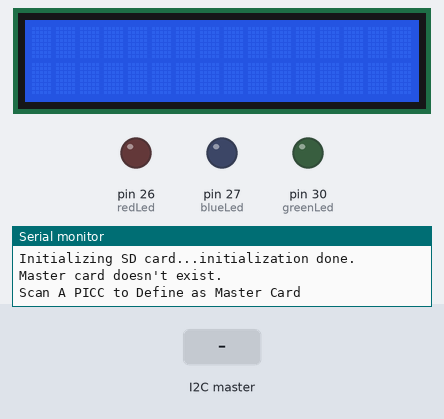
The sketch below on a simulated Arduino Mega 2560, built with avr-gcc and run on an emulated ATmega2560. On the bench: 16×2 character LCD, output pins drawn as LEDs (lit = HIGH), the last lines printed to the serial monitor. The test bench sets the inputs (shaded band). Storage starts empty.

Above: at 2.1 s.
2.5 s: the I2C master sends the byte 1
At 4.3 s:
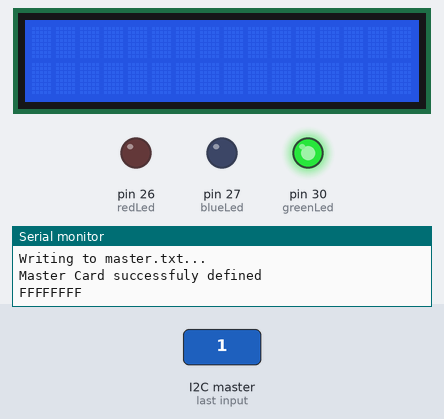
7.6 s: the I2C master sends the byte 90
At 8.6 s:
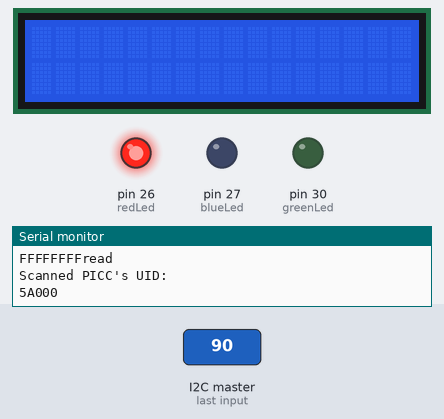
10.6 s: the I2C master sends the byte 2
At 13.6 s:
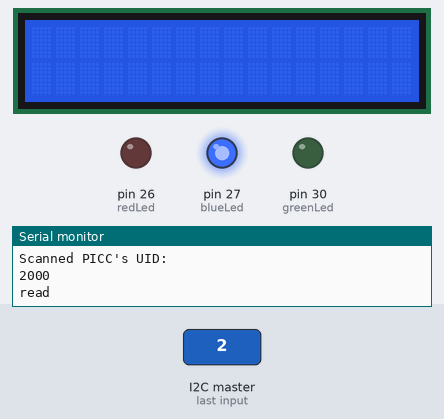
Timing chart, 0 to 14.6 s (numbered marks = the images above; inputs shaded):
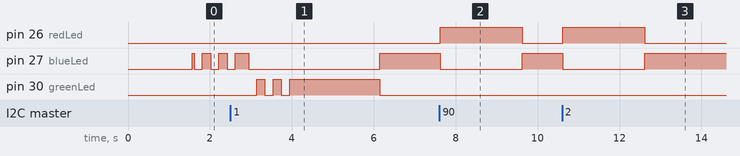

Measured:
- after the input at 2.5 s, pin 30 (greenLed): goes HIGH 0.20 s, LOW 0.20 s, HIGH 0.20 s, LOW 0.20 s, HIGH 2.2 s, then LOW, starting after 0.64 s
- after the input at 7.6 s, pin 26 (redLed): LOW → HIGH at once, → LOW 2.0 s later; pin 27 (blueLed): HIGH → LOW at once, → HIGH 2.0 s later
- after the input at 10.6 s, pin 26 (redLed): LOW → HIGH at once, → LOW 2.0 s later; pin 27 (blueLed): HIGH → LOW at once, → HIGH 2.0 s later

The sketch:

door_mainboard.ino
```cpp
#include <SPI.h>        // RC522 Module uses SPI protocol
#include <SD.h>         // We are going to read and write PICC's UIDs from/to SD
#include <LiquidCrystal_I2C.h>
#include <Wire.h>

File myFile;
byte readCard[4];    // Stores scanned ID read from RFID Module
byte masterCard[4];   // Stores master card's ID
char dir[] = "PICCS/";
char masdir[] = "master.txt";
LiquidCrystal_I2C lcd(0x27, 2, 1, 0, 4, 5, 6, 7, 3, POSITIVE);  // 設定 LCD I2C 位址

File masterfile;
int successRead;
void setup() {
  Serial.begin(9600);
  successRead = 0;
  lcd.begin(16, 2);
  // 閃爍三次
  for(int i = 0; i < 3; i++) {
    lcd.backlight(); // 開啟背光
    delay(250);
    lcd.noBacklight(); // 關閉背光
    delay(250);
  }
  ledsetup();
  Wire.begin(8);
  Wire.onReceive(receiveEvent);
  Serial.print("Initializing SD card...");
  lcd.backlight();
  lcd.clear();
  lcd.setCursor(0, 0);
  if (!SD.begin(53)) {
    Serial.println("initialization failed!");
    lcd.print("error");
    redSolid();
    return;
  }
  Serial.println("initialization done.");

  readMaster();
}

void loop() {
  int stat = checkID();
  if(stat==1){
    redSolid();
  }
  else if(stat==0){
    greenSolid();
  }

  if(successRead){
    Serial.println("read");
    successRead=0;
  }
  else{
    for(int i =0; i<4;i++){
      readCard[i] = 0;
    }
    blueSolid();
  }

}

void readMaster(){
  if (SD.exists(masdir)) {
    Serial.println("Master card exists.");
    Serial.print(F("Master Card's UID: "));      // Since we have it print to serial
    masterfile = SD.open(masdir);  // Open file
    for (int i = 0; i < 4; i++) {             // Loop 4 times to get 4 bytes
      readCard[i] = masterfile.read();
      Serial.print(readCard[i],HEX);         // Actual serial printing of each byte
      masterCard[i] = readCard[i];            // Prepare bytes for future comparing
    }
    Serial.println("");
    masterfile.close();
  } else {
    Serial.println("Master card doesn't exist.");
    Serial.println(F("Scan A PICC to Define as Master Card"));
    do {
      blueBlink(); // Visualize Master Card need to be defined
    }
    while (!successRead); //the program will not go further while you not get a successful read
    delay(100);
    Serial.println("Creating Master card");
    masterfile = SD.open(masdir,FILE_WRITE);
    if(masterfile){
      Serial.println("Writing to master.txt...");
      masterfile.write(readCard, 4);
      for (int i = 0; i < 4; i++) {             // Loop 4 times to get 4 bytes
        readCard[i] = masterfile.read();
        masterCard[i] = readCard[i];            // Prepare bytes for future comparing
      }
      // close the file:
      masterfile.close();
      Serial.println(F("Master Card successfuly defined"));
      for (int i = 0; i < 4; i++) {  //
       Serial.print(masterCard[i], HEX);
     }
     greenBlink();
    }
    else{
      Serial.println("creating master file fail!!!");
      redBlink();
    }
  }
}

void readUIDCard(){
     Serial.println(F("Scanned PICC's UID: "));
     for (int i = 0; i < 4; i++) {  //
       Serial.print(readCard[i],HEX);
     }
     Serial.println();
  }

void receiveEvent(int howMany){
  int i = 0;
  while(Wire.available()){
    byte a = Wire.read();
    readCard[i] = a;
    i++;
  }
  successRead = 1;
  readUIDCard();
  checkID();
}

int checkID(){
  if(successRead){
    for(int i = 0; i<4; i++){
      if(readCard[i] == masterCard[i]){

      }
      else{
        return 1;
      }
    }
    return 0;
  }
  else{
    return 2;
  }
}
```

LED.ino
```cpp
const int redLed = 26;
const int greenLed = 30;
const int blueLed = 27;

//#define COMMON_ANODE

#ifdef COMMON_ANODE
#define LED_ON LOW
#define LED_OFF HIGH
#else
#define LED_ON HIGH
#define LED_OFF LOW
#endif


void ledsetup(){
  pinMode(redLed, OUTPUT);
  pinMode(greenLed, OUTPUT);
  pinMode(blueLed, OUTPUT);
  blueSolid();
}


//////////////////////////////////////// Normal Mode Led  ///////////////////////////////////
void blueSolid () {
  digitalWrite(blueLed, LED_ON);   // Blue LED ON and ready to read card
  digitalWrite(redLed, LED_OFF);  // Make sure Red LED is off
  digitalWrite(greenLed, LED_OFF);  // Make sure Green LED is off
}

void greenSolid () {
  digitalWrite(blueLed, LED_OFF);   // Turn off blue LED
  digitalWrite(redLed, LED_OFF);  // Turn off red LED
  digitalWrite(greenLed, LED_ON);   // Turn on green LED
  delay(2000);

}

void redSolid () {
  digitalWrite(blueLed, LED_OFF);   // Turn off blue LED
  digitalWrite(redLed, LED_ON);  // Turn on red LED
  digitalWrite(greenLed, LED_OFF);   // Turn off green LED
  delay(2000);
}

void redBlink() {
  digitalWrite(blueLed, LED_OFF);   // Make sure blue LED is off
  digitalWrite(redLed, LED_OFF);  // Make sure red LED is off
  digitalWrite(greenLed, LED_OFF);  // Make sure green LED is off
  delay(200);
  digitalWrite(redLed, LED_ON);   // Make sure red LED is on
  delay(200);
  digitalWrite(redLed, LED_OFF);  // Make sure red LED is off
  delay(200);
  digitalWrite(redLed, LED_ON);   // Make sure red LED is on
  delay(200);
  digitalWrite(redLed, LED_OFF);  // Make sure red LED is off
  delay(200);
  digitalWrite(redLed, LED_ON);   // Make sure red LED is on
  delay(200);
}

void blueBlink() {
  digitalWrite(blueLed, LED_OFF);   // Make sure blue LED is off
  digitalWrite(redLed, LED_OFF);  // Make sure red LED is off
  digitalWrite(greenLed, LED_OFF);  // Make sure green LED is off
  delay(200);
  digitalWrite(blueLed, LED_ON);  // Make sure blue LED is on
  delay(200);
  digitalWrite(blueLed, LED_OFF);   // Make sure blue LED is off
  delay(200);
  digitalWrite(blueLed, LED_ON);  // Make sure blue LED is on
  delay(200);
  digitalWrite(blueLed, LED_OFF);   // Make sure blue LED is off
  delay(200);
  digitalWrite(blueLed, LED_ON);  // Make sure blue LED is on
  delay(200);
}

void greenBlink() {
  digitalWrite(blueLed, LED_OFF);   // Make sure blue LED is off
  digitalWrite(redLed, LED_OFF);  // Make sure red LED is off
  digitalWrite(greenLed, LED_OFF);  // Make sure green LED is on
  delay(200);
  digitalWrite(greenLed, LED_ON);   // Make sure green LED is on
  delay(200);
  digitalWrite(greenLed, LED_OFF);  // Make sure green LED is off
  delay(200);
  digitalWrite(greenLed, LED_ON);   // Make sure green LED is on
  delay(200);
  digitalWrite(greenLed, LED_OFF);  // Make sure green LED is off
  delay(200);
  digitalWrite(greenLed, LED_ON);   // Make sure green LED is on
  delay(200);
}
```
